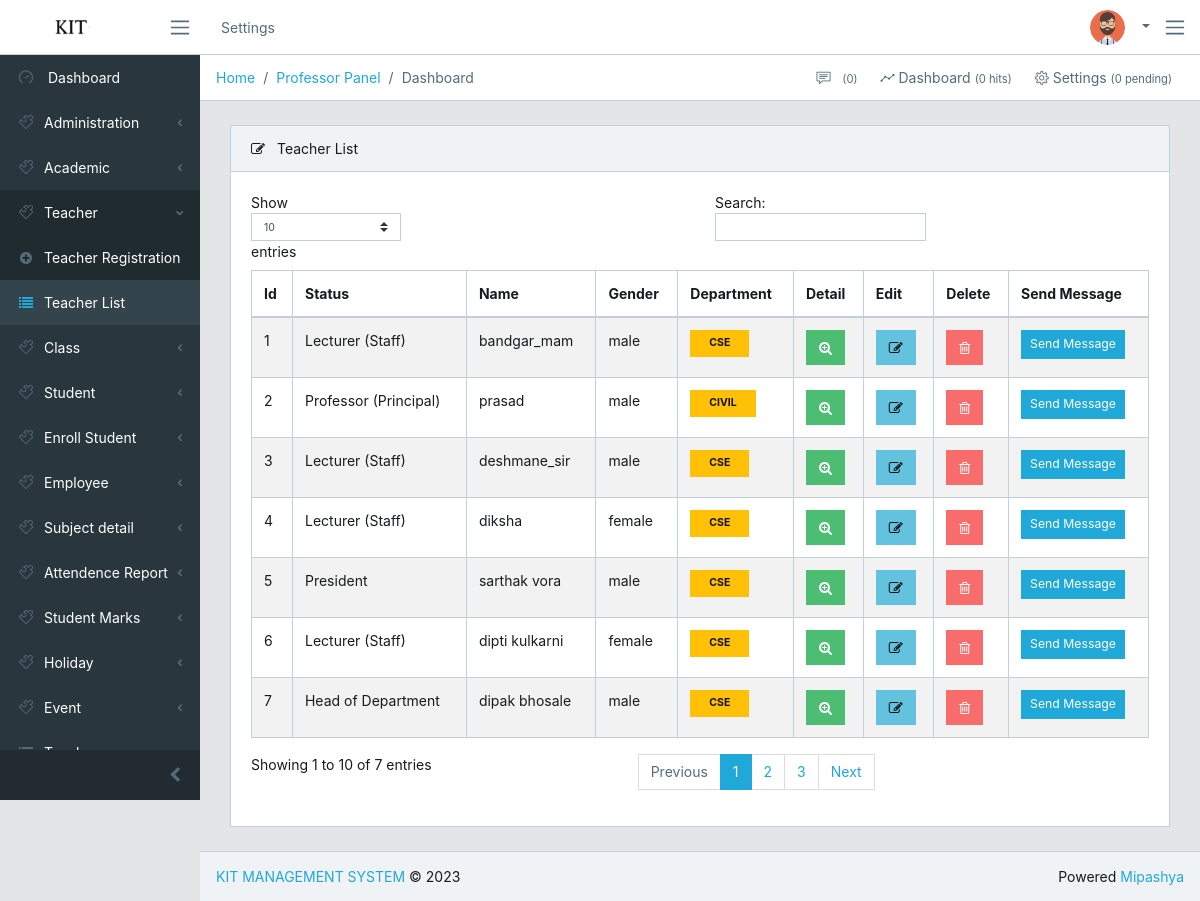
The app's page /kit/teacher/list (signed in) with its own data.
### account/models.py (models this page shows, shortened)
class UserProfile(models.Model):
    user = models.OneToOneField(User, on_delete=models.CASCADE)
    name = models.CharField(max_length=45)
    photo = models.ImageField(upload_to='admin/', default=get_first_image_in_admin)
    password = models.CharField(max_length=255,default="Mipashya@123")
    date_of_birth = models.DateField(null=True, blank=True)
    gender_select = (
        ('Male', 'Male'),
        ('Female', 'Female')
    )
    gender = models.CharField(choices=gender_select, max_length=6)
    employee_select = (
        ('admin', 'Admin'),
        ('professor', 'Professor'),
        ('teacher', 'Teacher'),
        ('register', 'Register'),
        ('student', 'Student'),
        ('employee','employee'),
    )
    employee_type = models.CharField(choices=employee_select, max_length=15,default="student")
    student_class = models.ForeignKey(ClassInfo, null=True, blank=True, on_delete=models.CASCADE)
    student_session = models.ForeignKey(Session, null=True, blank=True, on_delete=models.CASCADE)
    department = models.ForeignKey(Department, null=True, blank=True, on_delete=models.CASCADE)
    is_complete = models.BooleanField(default=False)
    def is_complete(self):
        required_fields = [self.student_class, self.student_session, self.department]
        return all(required_fields)

### teacher/models.py (models this page shows, shortened)
class PersonalInfo(models.Model):
    name = models.CharField(max_length=45)
    employee_type = models.CharField(choices=UserProfile.employee_select, max_length=15)
    is_delete = models.BooleanField(default=False)
    administration = models.ForeignKey(Designation, on_delete=models.CASCADE,default='prasad')
    photo = models.ImageField(upload_to='uploads/', default='default_images/default.png')
    date_of_birth = models.DateField()
    place_of_birth = models.CharField(max_length=45)
    nationality_choice = (
        ('Indian', 'India'),
        ('Others', 'Others')
    )
    nationality = models.CharField(max_length=45, choices=nationality_choice)
    religion_choice = (
        ('Hindu', 'Hindu'),
        ('Buddh', 'Buddh'),
        ('Muslim', 'Muslim'),
        ('sikh', 'sikh'),
        ('Jain', 'Jain'),
        ('Christian', 'Christian'),
        ('Others', 'Others')
    )
    caste_choice = (
        ('open', 'OPEN'),
        ('sc', 'SC'),
        ('obc', 'OBC'),
        ('sbc', 'SBC'),
        ('phs', 'PHS'),
        ('vjnt(a)', 'VJNT(A)'),
        ('nt(b)', 'NT(B)'),
        ('nt(c)', 'NT(C)'),
        ('nt(d)', 'NT(D)'),
        ('sebc', 'SEBC'),
        ('ews', 'EWS'),
    )
    caste = models.CharField(choices=caste_choice, max_length=10, null=True, blank=True)
    religion = models.CharField(max_length=45, choices=religion_choice)
    gender_choice = (
        ('male', 'Male'),
        ('female', 'Female')
    )
    gender = models.CharField(choices=gender_choice, max_length=10)
    blood_group_choice = (
        ('a+', 'A+'),
        ('o+', 'O+'),
        ('b+', 'B+'),
        ('ab+', 'AB+'),
        ('a-', 'A-'),
        ('o-', 'O-'),
        ('b-', 'B-'),
        ('ab-', 'AB-')
    )
    blood_group = models.CharField(choices=blood_group_choice, max_length=5)
    e_tin = models.TextField(unique=True)
    nid = models.IntegerField(unique=True)
    driving_license_passport = models.IntegerField(unique=True)
    phone_no = models.CharField(max_length=11, unique=True)
    email = models.CharField(max_length=255, unique=True)
    father_name = models.CharField(max_length=45)
    mother_name = models.CharField(max_length=45)
    marital_status_choice = (
        ('married', 'Married'),
        ('unmarried', 'Unmarried')
    )
    marital_status = models.CharField(choices=marital_status_choice, max_length=10)
    address = models.ForeignKey(AddressInfo, on_delete=models.CASCADE, null=True)
    education = models.ForeignKey(EducationInfo, on_delete=models.CASCADE, null=True)
    training = models.ForeignKey(TrainingInfo, on_delete=models.CASCADE, null=True)
    job = models.ForeignKey(JobInfo, on_delete=models.CASCADE, null=True)
    experience = models.ForeignKey(ExperienceInfo, on_delete=models.CASCADE, null=True)
    date = models.DateTimeField(auto_now_add=True)

class JobInfo(models.Model):
    category_choice = (
        ('bcs', 'BCS'),
        ('nationalized', 'Nationalized'),
        ('10% quota', '10% quota'),
        ('non govt.', 'Non Govt.'),
        ('Govt.', 'Govt.'),
        ('other', 'Other')
    )
    category = models.CharField(choices=category_choice, max_length=45)
    joning_date = models.DateField()
    institute_name = models.CharField(max_length=100)
    job_designation = models.ForeignKey(Designation, on_delete=models.CASCADE)
    department = models.ForeignKey(Department, on_delete=models.CASCADE)
    scale = models.IntegerField()
    grade_of_post = models.CharField(max_length=45)
    first_time_scale_due_year = models.IntegerField()
    second_time_scale_due_year = models.IntegerField()
    promotion_due_year = models.IntegerField()
    recreation_leave_due_year = models.IntegerField()
    expected_retirement_year = models.IntegerField()

### administration/models.py (models this page shows)
class Designation(models.Model):
    name = models.CharField(max_length=100, unique=True)
    date = models.DateField(auto_now_add=True)
    def __str__(self):
        return self.name

### academic/models.py (models this page shows)
class Department(models.Model):
    name = models.CharField(max_length=100, unique=True)
    date = models.DateField(auto_now_add=True)
    def __str__(self):
        return self.name

### teacher/views.py (the view)
# urls.py: path('list', views.teacher_list, name='teacher-list'),
@login_required(login_url='login')
def teacher_list(request, teacher_id=None):
    user_profile = get_object_or_404(UserProfile, user=request.user)
    if teacher_id:
        teachers = TeacherPersonalInfo.objects.filter(id=teacher_id, is_delete=False)
    else:
        if user_profile.employee_type == 'professor':
            teachers = TeacherPersonalInfo.objects.filter(is_delete=False)
        elif user_profile.employee_type in ['teacher', 'employee']:
            if not user_profile.department:
                return HttpResponseForbidden("Department information not found.")
            teachers = TeacherPersonalInfo.objects.filter(
                job__department=user_profile.department, is_delete=False
            )
        elif user_profile.employee_type == 'student':
            if not user_profile.department:
                return HttpResponseForbidden("Department information not found.")
            teachers = TeacherPersonalInfo.objects.filter(
                job__department=user_profile.department, is_delete=False
            )
        else:
            return render(request, 'error/permission_denied.html')
    context = {
        'teachers': teachers,
        'profile': user_profile,
    }
    return render(request, 'teacher/teacher-list.html', context)

### templates/teacher/teacher-list.html (shortened to what this page needs)
{% extends 'base/base.html' %}
{% load static %}
{% block content %}
    <div class="animated fadeIn">
        <div class="card">
            <div class="card-header">
                <i class="fa fa-edit"></i> Teacher List
            </div>
            {% if teachers %}
            <div class="table-responsive">
                <div class="card-body">
                    <div class="dataTables_wrapper dt-bootstrap4 no-footer">
                        <div class="row">
                            <div class="col-sm-12 col-md-6">
                                <div class="dataTables_length">
                                    <label>Show
                                        <select class="custom-select custom-select-sm form-control form-control-sm">
                                            <option value="10">10</option>
                                        </select> entries
                                    </label>
                                </div>
                            </div>
                            <div class="col-sm-12 col-md-6">
                                <div class="dataTables_filter">
                                    <label>Search:
                                        <input type="search" class="form-control form-control-sm" placeholder="">
                                    </label>
                                </div>
                            </div>
                        </div>
                        <div class="row">
                            <div class="col-sm-12">
                                <table class="table table-striped table-bordered datatable">
                                    <thead>
                                        <tr>
                                            <th>Id</th>
                                            <th>Status</th>
                                            <th>Name</th>
                                            <th>Gender</th>
                                            <th>Department</th>
                                            {% if profile.employee_type == 'professor' %}
                                            <th>Detail</th>
                                            <th>Edit</th>
                                            <th>Delete</th>
                                            {% endif %}
                                            <th>Send Message</th>
                                        </tr>
                                    </thead>
                                    <tbody>
                                        {% for teacher in teachers %}
                                        <tr>
                                            <td>{{ forloop.counter }}</td>
                                            <td>{{ teacher.administration }}</td>
                                            <td>{{ teacher.name }}</td>
                                            <td>{{ teacher.gender }}</td>
                                            <td>
                                                <span class="badge badge-warning">{{ teacher.job.department }}</span>
                                            </td>
                                            {% if profile.employee_type == 'professor' %}
                                            <td>
                                                <a class="btn btn-success" href="{% url 'teacher-profile' teacher.id %}">
                                                    <i class="fa fa-search-plus"></i>
                                                </a>
                                            </td>
                                            <td>
                                                <a class="btn btn-info" href="{% url 'teacher-edit' teacher.id %}">
                                                    <i class="fa fa-edit"></i>
                                                </a>
                                            </td>
                                            <td>
                                                <a class="btn btn-danger" href="{% url 'teacher-delete' teacher.id %}" onclick="return confirmDelete(event);">
                                                    <i class="fa fa-trash-o"></i>
                                                </a>
                                            </td>
                                            {% endif %}
                                            <td>
                                                <button class="btn btn-primary btn-sm" data-toggle="modal" data-target="#messageModal{{ teacher.id }}">
                                                    Send Message
                                                </button>
                                            </td>
                                        </tr>
                                        {% endfor %}
                                    </tbody>
                                </table>
                            </div>
                        </div>
                        <div class="row">
                            <div class="col-sm-12 col-md-5">
                                <div class="dataTables_info">Showing 1 to 10 of {{ teachers|length }} entries</div>
                            </div>
                            <div class="col-sm-12 col-md-7">
                                <div class="dataTables_paginate paging_simple_numbers">
                                    <ul class="pagination">
                                        <li class="paginate_button page-item previous disabled">
                                            <a href="#" class="page-link">Previous</a>
                                        </li>
                                        <li class="paginate_button page-item active">
                                            <a href="#" class="page-link">1</a>
                                        </li>
                                        <li class="paginate_button page-item">
                                            <a href="#" class="page-link">2</a>
                                        </li>
                                        <li class="paginate_button page-item">
                                            <a href="#" class="page-link">3</a>
                                        </li>
                                        <li class="paginate_button page-item next">
                                            <a href="#" class="page-link">Next</a>
                                        </li>
                                    </ul>
                                </div>
                            </div>
                        </div>
                    </div>
                </div>
            </div>
            {% else %}
            <div class="card-body">
                <h3>No Teacher Found</h3>
            </div>
            {% endif %}
        </div>
    </div>
{% endblock %}

### templates/base/navbar.html (shortened to what this page needs)
{% load static %}
<header class="app-header navbar">
    <a class="navbar-brand" href="#"></a>
    <button class="navbar-toggler sidebar-toggler d-md-down-none" type="button">
        <span class="navbar-toggler-icon"></span>
    </button>
    <ul class="nav navbar-nav d-md-down-none">
        <li class="nav-item px-3">
            <a class="nav-link" href="#">Settings</a>
        </li>
    </ul>
    <ul class="nav navbar-nav ml-auto">
        <li class="nav-item dropdown">
            <a class="nav-link dropdown-toggle nav-link" data-toggle="dropdown" href="#" role="button"
               aria-haspopup="true" aria-expanded="false">
               {% if profile.employee_type == 'professor' %}
                  <img src="{{ request.user.userprofile.photo.url }}" class="img-avatar" alt="admin">
                {% elif profile.employee_type == 'teacher' %}
                    <img src="{{ teacher.photo.url }}" class="img-avatar">
                {% elif profile.employee_type == 'student' %}
                    <img src="{{ request.user.userprofile.photo.url }}" class="img-avatar" alt="admin">
                {% elif profile.employee_type == 'employee' %}
                    <img src="{{ request.user.userprofile.photo.url }}" class="img-avatar" alt="employee">
                {% else %}
                    <img src="{% static 'src/img/man.png' %}" class="img-avatar" alt="Anonymous">
                {% endif %}
            </a>
        </li>
    </ul>
    <button class="navbar-toggler aside-menu-toggler" type="button">
        <span class="navbar-toggler-icon"></span>
    </button>
</header>

### records on screen
PersonalInfo: administration "Lecturer (Staff)", name "bandgar_mam", gender "male", job.department "CSE"
PersonalInfo: administration "Professor (Principal)", name "prasad", gender "male", job.department "CIVIL"
PersonalInfo: administration "Lecturer (Staff)", name "deshmane_sir", gender "male", job.department "CSE"
PersonalInfo: administration "Lecturer (Staff)", name "diksha", gender "female", job.department "CSE"
PersonalInfo: administration "President", name "sarthak vora", gender "male", job.department "CSE"
PersonalInfo: administration "Lecturer (Staff)", name "dipti kulkarni", gender "female", job.department "CSE"
PersonalInfo: administration "Head of Department", name "dipak bhosale", gender "male", job.department "CSE"

### other values on screen
{{ teachers|length }} "7"
